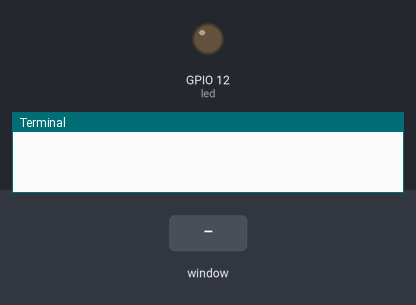
The program below on a simulated Raspberry Pi (BCM pin numbers). Parts: output pins drawn as LEDs (lit = HIGH), the last lines printed to the terminal. The test bench sets the inputs (shaded band). The desktop window is not drawn, its controls go by their first labels and the mouse button is held 0.15 s.

Above: at 1.2 s.
1.3 s: slider 1 in the window set to 50
At 1.8 s:
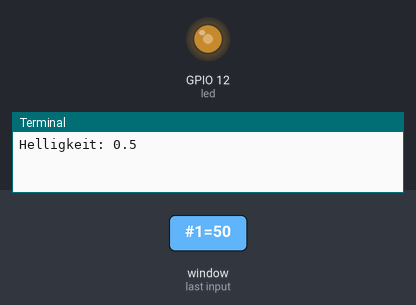
2.8 s: slider 1 in the window set to 100
At 4.0 s:
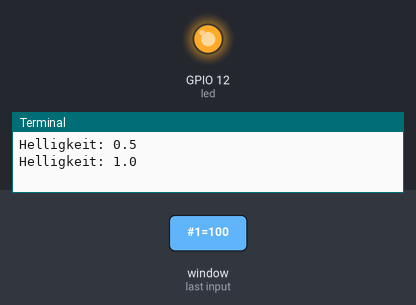
4.3 s: slider 1 in the window set to 25
At 5.3 s:
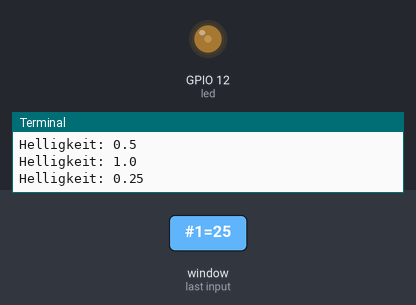
Timing chart, 0 to 7.3 s (numbered marks = the images above; inputs shaded):
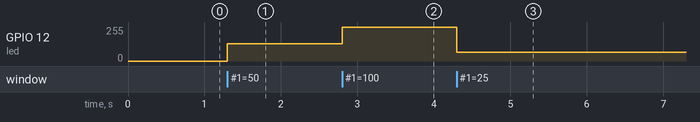

Measured:
- after the input at 1.3 s, GPIO 12 (led): 0/255 → 128/255 at once
- after the input at 2.8 s, GPIO 12 (led): 128/255 → 255/255 at once
- after the input at 4.3 s, GPIO 12 (led): 255/255 → 64/255 at once

The program:

Pwm.py
```python
import tkinter as tk
from gpiozero import PWMLED

led = PWMLED(12)

def window():
    def update_led(value):
        brightness = int(value) / 100  # Umwandlung von 0–100 zu 0.0–1.0
        led.value = brightness
        print(f"Helligkeit: {brightness}")

    root = tk.Tk()
    root.title("YT-DLP GUI")
    root.geometry('400x200')
    root.resizable(False, False)

    scale = tk.Scale(root, from_=0, to=100, orient='horizontal', length=300, command=update_led)
    scale.set(0)  # Start bei 0 % Helligkeit
    scale.pack(pady=50)

    root.mainloop()

window()
```
